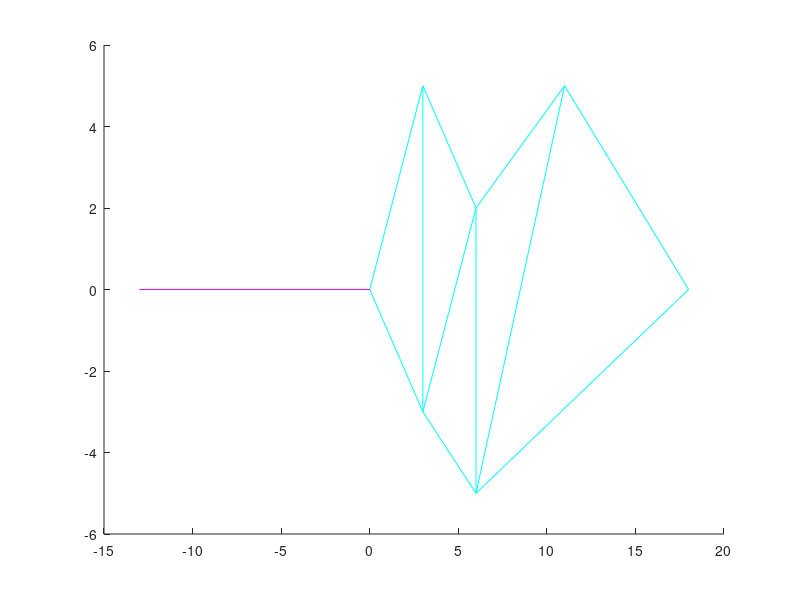

Write the MATLAB code that produced this figure.
function main()
%% Initialization X
N = 11;
N_nodes = 7;
r = zeros(N_nodes,3);
r(1,1) = 0; r(1,2) = 0; r(1,3) = 0;
r(2,1) = 3; r(2,2) = 0; r(2,3) = 5;
r(3,1) = 3; r(3,2) = 0; r(3,3) = -3;
r(4,1) = 6; r(4,2) = 0; r(4,3) = 2;
r(5,1) = 6; r(5,2) = 0; r(5,3) = -5;
r(6,1) = 11; r(6,2) = 0; r(6,3) = 5;
r(7,1) = 18; r(7,2) = 0; r(7,3) = 0;
m_initial = 6;
% X =  id | mass | length | id_node_1 | id_node_2 | x1 | y1 | z1 | x2 | y2 | z2 | flag_1 | flag_2
X = [1,m_initial, 0,   1, 2,     r(1,1),r(1,2),r(1,3),    r(2,1),r(2,2),r(2,3),     0, 0;
    2, m_initial, 0,   1, 3,     r(1,1),r(1,2),r(1,3),    r(3,1),r(3,2),r(3,3),     0, 0;
    3, m_initial, 0,   2, 3,     r(2,1),r(2,2),r(2,3),    r(3,1),r(3,2),r(3,3),     0, 0;
    4, m_initial, 0,   2, 4,     r(2,1),r(2,2),r(2,3),    r(4,1),r(4,2),r(4,3),     0, 0;
    5, m_initial, 0,   3, 4,     r(3,1),r(3,2),r(3,3),    r(4,1),r(4,2),r(4,3),     0, 0;
    6, m_initial, 0,   3, 5,     r(3,1),r(3,2),r(3,3),    r(5,1),r(5,2),r(5,3),     0, 0;
    7, m_initial, 0,   4, 5,     r(4,1),r(4,2),r(4,3),    r(5,1),r(5,2),r(5,3),     0, 0;
    8, m_initial, 0,   4, 6,     r(4,1),r(4,2),r(4,3),    r(6,1),r(6,2),r(6,3),     0, 0;
    9, m_initial, 0,   5, 6,     r(5,1),r(5,2),r(5,3),    r(6,1),r(6,2),r(6,3),     0, 0;
    10,m_initial, 0,   5, 7,     r(5,1),r(5,2),r(5,3),    r(7,1),r(7,2),r(7,3),     0, 0;
    11,m_initial, 0,   6, 7,     r(6,1),r(6,2),r(6,3),    r(7,1),r(7,2),r(7,3),     0, 0];

hold on;
for i = 1 : N
    % Calc lenght of lines
    X(i,3) = sqrt((r(X(i,4),1)-r(X(i,5),1))^2 + (r(X(i,4),2)-r(X(i,5),2))^2 + (r(X(i,4),3)-r(X(i,5),3))^2);
    % Ready construction, Oxz
    plot([r(X(i,4),1),r(X(i,5),1)], [r(X(i,4),3),r(X(i,5),3)], 'c');
end
hold off;

%% Iteration is frozen = 1
%for iter = 1 to N
hold on;
for i = 1 : N
    % Ready construction, Oxz
    if (X(i,12) + X(i,13))> 0
        x_1 = X(i,6);
        y_1 = X(i,7);
        z_1 = X(i,8);
        x_2 = X(i,9);
        y_2 = X(i,10);
        z_2 = X(i,11);
    else
        x_1 = 0;
        y_1 = 0;
        z_1 = 0;
        x_2 = -X(i,3);
        y_2 = 0;
        z_2 = 0;
    end
    plot([x_1,x_2], [z_1,z_2], 'm');
end
hold off;




%% Possible transoprt



%% Matrix S {spacecraft -> orbit}
%T = T + t
